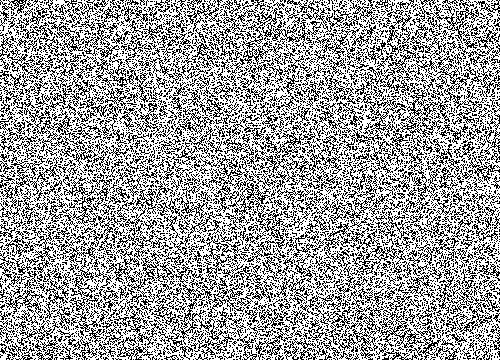
Frame 1 (no input)
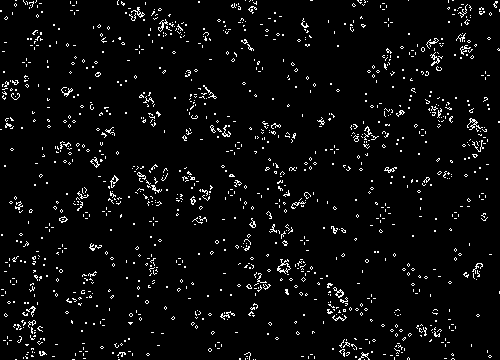
Frame 60 (the mouse pressed at the canvas centre just before this capture)
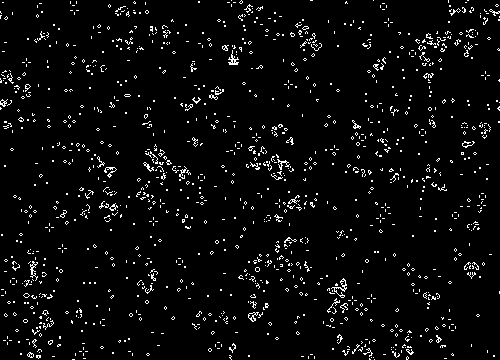
Frame 120 (the mouse held since frame 60 and released just before this capture)

The Processing sketch that drew these frames (run headless with seeded random() and noise(); from frame 60 on, the mouse is pressed at the canvas centre):

// Processing sketch: processing_87409
// ── processing_87409.pde

/**
 * Conway's Game of Life 
 * by Mike Davis. 
 * edited by ErrorbyErrors
 * This program is a simple version of Conway's 
 * game of Life.
 */

int sx, sy; 
int[][][] world;

void setup() 
{ 
  size(500, 360);
  sx = width;
  sy = height;
  world = new int[sx][sy][2]; 

  // Set random cells to 'on' 
  for (int i = 0; i < sx * sy; i++) { 
    world[(int)random(sx)][(int)random(sy)][1] = 1;
  }
} 

void draw() 
{ 
  background(0); 

  // Drawing and update cycle 
  for (int x = 0; x < sx; x++) { 
    for (int y = 0; y < sy; y++) { 
      if (world[x][y][1] == 1) 
      { 
        world[x][y][0] = 1;
        set(x, y, #FFFFFF);
      } 
      else {
        world[x][y][0] = 0;
      }
    }
  } 
  // Birth and death cycle 
  for (int x = 0; x < sx; x++) { 
    for (int y = 0; y < sy; y++) { 
      int count = neighbors(x, y); 
      if ((world[x][y][1] == 1 && (count == 2 || count == 3)) || (world[x][y][1] == -1 && count == 3)) {
        world[x][y][1] = 1;
      } 
      else
      { 
        world[x][y][1] = -1;
      }
    }
  }
} 

// Count the number of adjacent cells 'on' 
int neighbors(int x, int y) 
{ 
  return world[(x + 1) % sx][y][0] + 
    world[x][(y + 1) % sy][0] + 
    world[(x + sx - 1) % sx][y][0] + 
    world[x][(y + sy - 1) % sy][0] + 
    world[(x + 1) % sx][(y + 1) % sy][0] + 
    world[(x + sx - 1) % sx][(y + 1) % sy][0] + 
    world[(x + sx - 1) % sx][(y + sy - 1) % sy][0] + 
    world[(x + 1) % sx][(y + sy - 1) % sy][0];
} 
